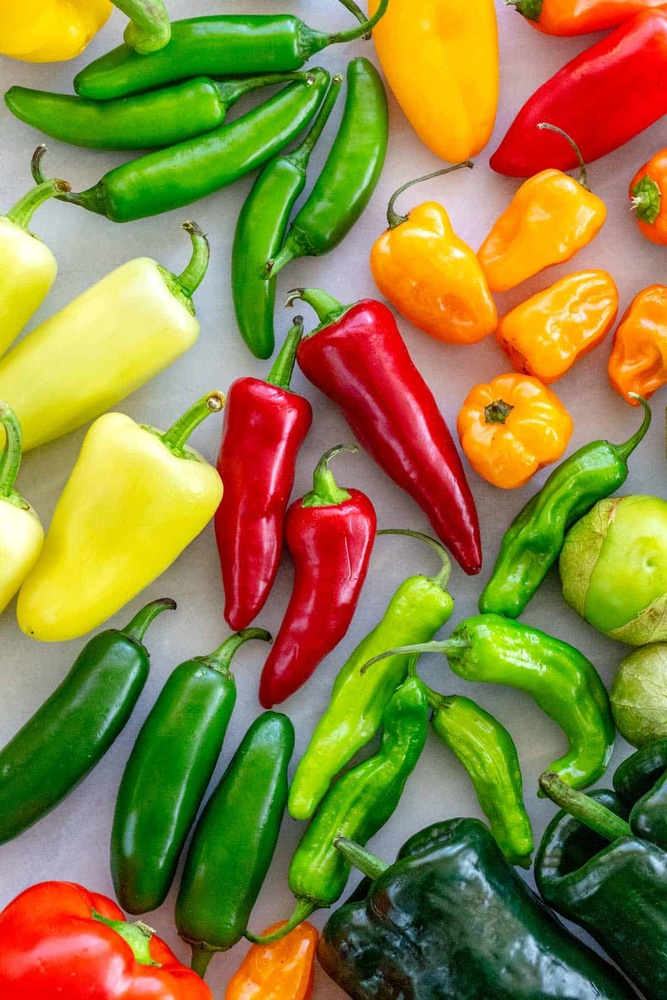
#> input picture slike/zelenjava.jpg, 667 x 1000 px, shrunk from 1200 x 1800 before the run
$ python segmentacija.py
#> lines starting #> are read from the running program, lines starting #| are printed output that depends on the picture
#> further down, slika is the input picture: shape (1000, 667, 3); mean B, G, R 61.2, 130.3, 141.7
import cv2 as cv
import numpy as np


def kmeans(slika, k=3, iteracije=10):
#> called with k = 3, iteracije = 10
    Z = slika.reshape((-1, 3)).astype(np.float32)
    kriterij = (cv.TERM_CRITERIA_EPS + cv.TERM_CRITERIA_MAX_ITER, iteracije, 1.0)
    _, labeli, centri = cv.kmeans(Z, k, None, kriterij, 10, cv.KMEANS_RANDOM_CENTERS)
#> centri = [[21.58, 101, 53.4], [17.63, 116.7, 217.8], [139.6, 172.9, 174.7]]
    centri = np.uint8(centri)
#> centri = [[21, 101, 53], [17, 116, 217], [139, 172, 174]]
    rezultat = centri[labeli.flatten()].reshape(slika.shape)
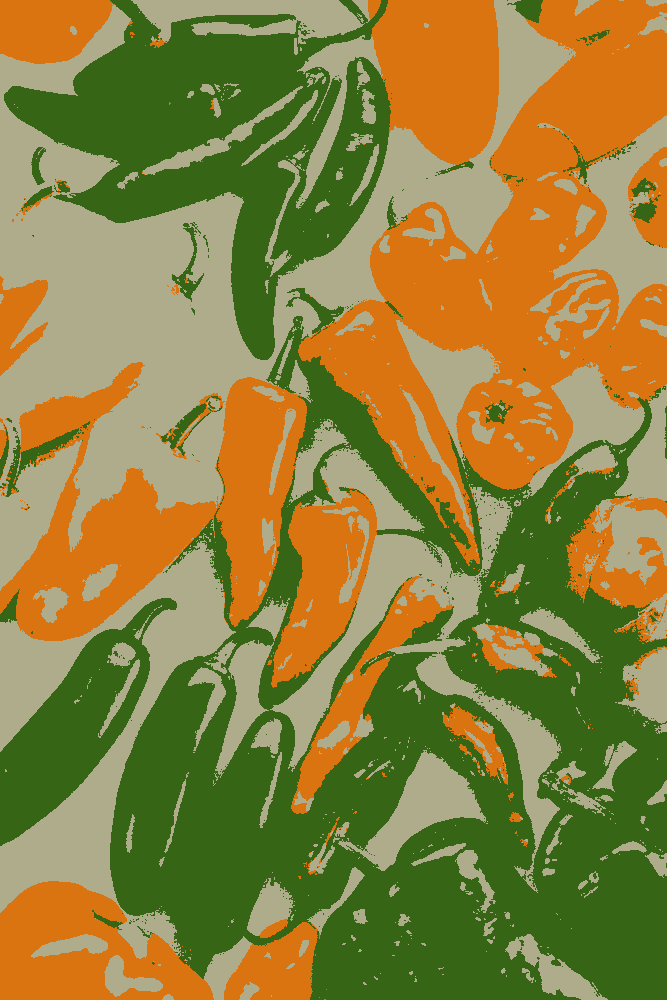
#> rezultat: shape (1000, 667, 3); mean B, G, R 60.6, 129.8, 141
    return rezultat

def meanshift(slika, prostorska_rad=10, barvna_rad=10):
#> called with prostorska_rad = 10, barvna_rad = 10
    filtrirana = cv.pyrMeanShiftFiltering(slika, prostorska_rad, barvna_rad)
    return filtrirana

if __name__ == "__main__":
    slika = cv.imread("slike/zelenjava.jpg")

    # Segmentacija z K-means
    rezultat_kmeans = kmeans(slika)
    cv.imwrite("out_kmeans.jpg", rezultat_kmeans)

    # Segmentacija z Mean-Shift
    rezultat_meanshift = meanshift(slika)
    cv.imwrite("out_meanshift.jpg", rezultat_meanshift)

    print("Shranjeni sta: out_kmeans.jpg in out_meanshift.jpg")
